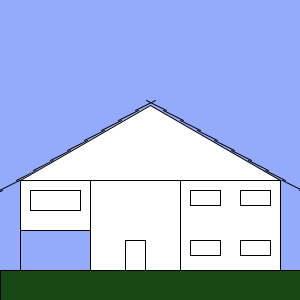
Frame 1 (no input)
Frame 60 (the mouse pressed at the canvas centre just before this capture): identical to frame 1, image omitted
Frame 120 (the mouse held since frame 60 and released just before this capture): identical to frame 1, image omitted

The Processing sketch that drew this single still picture (run headless with seeded random() and noise(); from frame 60 on, the mouse is pressed at the canvas centre):

// Processing sketch: processing_97772
// ── processing_97772.pde

//Brennda
int k= 250 ;
void setup () {
  size (300, 300);
  background (255, 255, 255);
}
void draw() {

  background(#94ABFC);

  noStroke();
  ellipse (20+int(400*sin(k*PI/360)), k, 20, 20); //Lua


  fill(#94ABFC);
  ellipse (27+int(400*sin(k*PI/360)), k, 20, 20); //Lua
    
  k = k - 1;
  if (k==0)
    k=500;
  stroke(0);
  strokeWeight(1);
  fill(#184814);
  rect(0, 270, 300, 30);
  //Garagem
  line(20, 220, 20, 270);
  line(20, 220, 90, 220);
  line(90, 220, 90, 270);
  //Entrada
  fill(#FFFFFF);
  rect(90, 180, 90, 90);
  rect(125, 240, 20, 30);
  // Lado direito
  rect(180, 180, 100, 90);
  rect(190, 240, 30, 15);
  rect(240, 240, 30, 15);
  rect(190, 190, 30, 15);
  rect(240, 190, 30, 15);
  // Lado esquerdo
  rect(20, 180, 70, 50);
  rect(30, 190, 50, 20);
  // Telhado
  int x = 146;
  int y =100;
  int dtelhax = 20;
  int dtelhay = 10;
  int ptx = 17;
  int pty = 10;
  for (int i = 0; i < 13; i++) {
    line(x, y, x+dtelhax, y+dtelhay);
    x += ptx;
    y += pty;
  }

  x = 155-dtelhax;
  y =100+dtelhay;
  dtelhax = 20;
  dtelhay = -10;
  ptx =-17;
  pty = 10;
  for (int i = 0; i < 13; i++) {
    line(x, y, x+dtelhax, y+dtelhay);
    x += ptx;
    y += pty;
  }
  triangle(20, 180, 280, 180, 150, 105);
}
